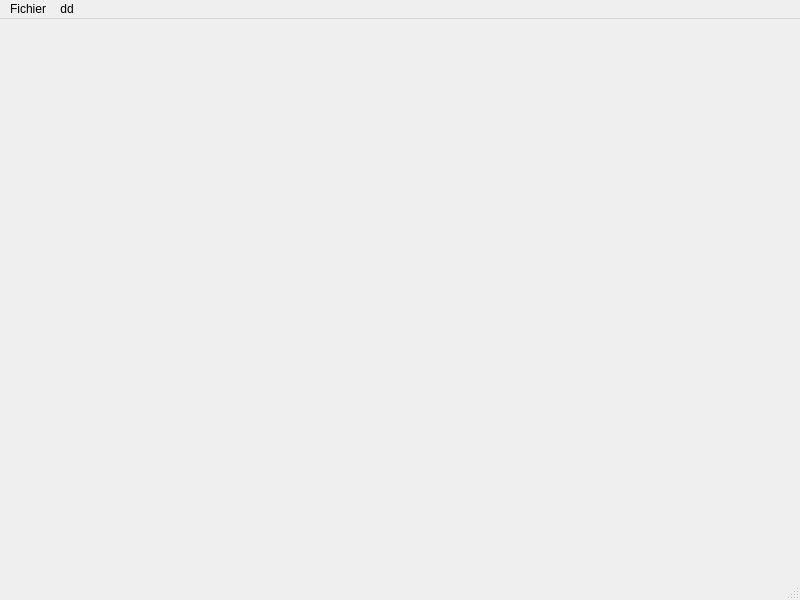
<?xml version="1.0" encoding="UTF-8"?>
<ui version="4.0">
 <class>MainWindow</class>
 <widget class="QMainWindow" name="MainWindow">
  <property name="geometry">
   <rect>
    <x>0</x>
    <y>0</y>
    <width>800</width>
    <height>600</height>
   </rect>
  </property>
  <property name="windowTitle">
   <string>ProjetCDAA</string>
  </property>
  <widget class="QWidget" name="centralwidget"/>
  <widget class="QMenuBar" name="menubar">
   <property name="geometry">
    <rect>
     <x>0</x>
     <y>0</y>
     <width>800</width>
     <height>25</height>
    </rect>
   </property>
   <widget class="QMenu" name="menuFichier">
    <property name="title">
     <string>Fichier</string>
    </property>
   </widget>
   <widget class="QMenu" name="menudd">
    <property name="title">
     <string>dd</string>
    </property>
   </widget>
   <addaction name="menuFichier"/>
   <addaction name="menudd"/>
  </widget>
  <widget class="QStatusBar" name="statusbar"/>
 </widget>
 <resources/>
 <connections/>
</ui>
